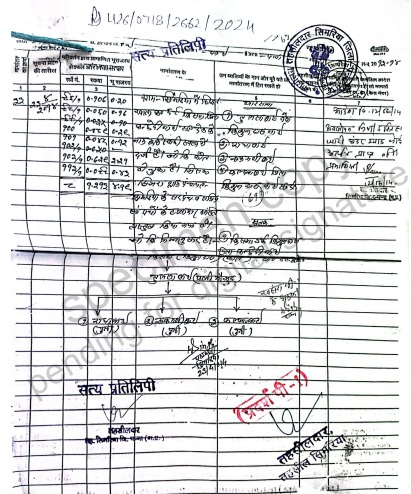
#> input picture handwrriten_images/WhatsApp Image 2026-09-07 at 8.00.18 PM (1).jpeg, 411 x 494 px
$ python -i handwriting_detector.py   (imports and definitions only)
#> lines starting #> are read from the running program, lines starting #| are printed output that depends on the picture; after the words box and inside, x2 and y2 are one past the last pixel; in counts of white or black regions, pixels touching at a corner belong together
"""
Handwriting & Document Classification Detector
==============================================
Conservatively analyzes document images to classify content into:
- 'printed': Clean, digital or uniform printed typography
- 'handwritten': Primarily cursive handwritten text
- 'mixed': Printed/ruled register forms with handwritten entries and annotations (first-class)
- 'unknown': Low quality, blurred, or inconclusive
"""

import cv2
import numpy as np
import logging
from PIL import Image
from typing import Union

logger = logging.getLogger("app.pipeline.handwriting_detector")


def classify_image_content(image_input: Union[str, Image.Image, np.ndarray]) -> tuple[str, dict]:
    """
    Analyzes visual features of an image to classify whether it is
    printed, handwritten, mixed, or unknown.

    Returns:
        tuple (classification, metrics_dict)
        classification is in {'printed', 'handwritten', 'mixed', 'unknown'}
    """
    try:
        # 1. Normalize input to grayscale numpy array
        if isinstance(image_input, str):
            cv_img = cv2.imread(image_input)
#> cv_img is the input picture: shape (494, 411, 3); mean B, G, R 218.1, 217.2, 216.6
            if cv_img is None:
                return "unknown", {"reason": "failed_to_read_image"}
            gray = cv2.cvtColor(cv_img, cv2.COLOR_BGR2GRAY)
        elif isinstance(image_input, Image.Image):
            rgb = np.array(image_input.convert("RGB"))
            gray = cv2.cvtColor(rgb, cv2.COLOR_RGB2GRAY)
        elif isinstance(image_input, np.ndarray):
            if len(image_input.shape) == 3:
                gray = cv2.cvtColor(image_input, cv2.COLOR_BGR2GRAY)
            else:
                gray = image_input
        else:
            return "unknown", {"reason": "invalid_input_type"}

        h, w = gray.shape[:2]
#> h = 494; w = 411
        if h < 50 or w < 50:
            return "unknown", {"reason": "image_too_small"}

        # Resize to standard height for consistent morphological analysis (height=1200)
        target_h = 1200
        scale = target_h / float(h)
#> scale = 2.43
        scaled_w = int(w * scale)
#> scaled_w = 998
        resized = cv2.resize(gray, (scaled_w, target_h), interpolation=cv2.INTER_AREA)
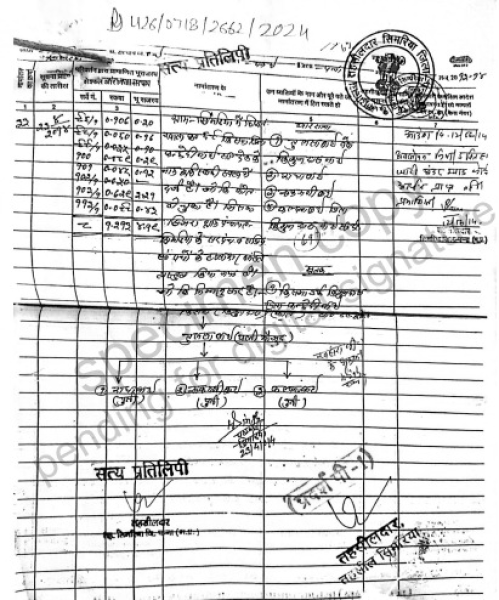
#> resized: shape (1200, 998) (shown at 1/2 size); min 0, max 255, mean 217.1

        # 2. Otsu thresholding
        _, binary = cv2.threshold(resized, 0, 255, cv2.THRESH_BINARY_INV + cv2.THRESH_OTSU)
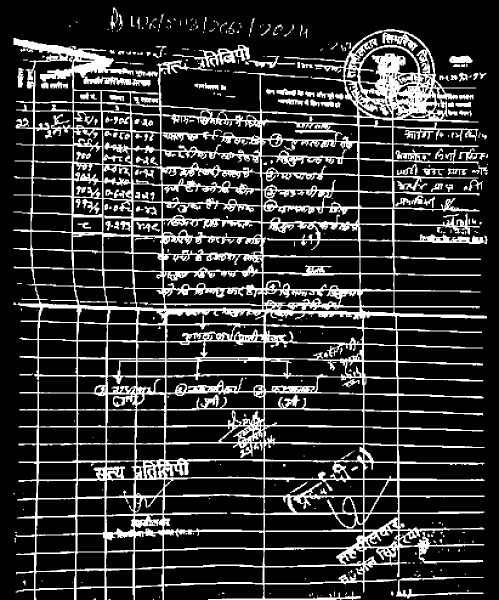
#> binary: shape (1200, 998) (shown at 1/2 size); 19.7% white; 359 white regions (177 under 20 px), largest, box (x1, y1, x2, y2) and area: (27, 58, 976, 1200) 211695, (342, 90, 500, 146) 2376, (792, 1151, 967, 1197) 1408

        # 3. Detect Table / Form Grid Lines (Horizontal & Vertical)
        # Horizontal lines
        h_kernel_len = max(20, scaled_w // 40)
#> h_kernel_len = 24
        h_kernel = cv2.getStructuringElement(cv2.MORPH_RECT, (h_kernel_len, 1))
        h_lines = cv2.morphologyEx(binary, cv2.MORPH_OPEN, h_kernel)
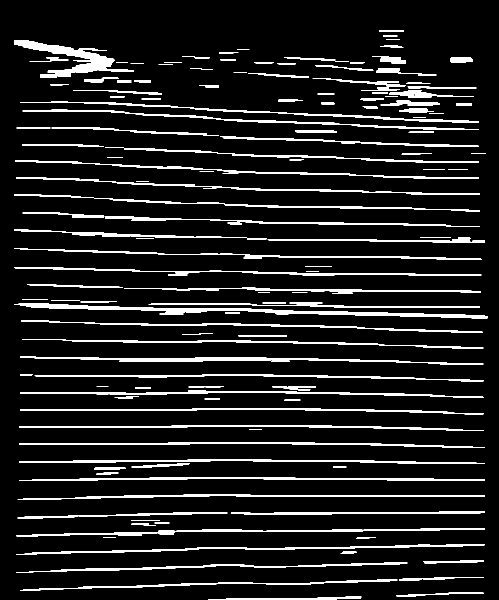
#> h_lines: shape (1200, 998) (shown at 1/2 size); 9.5% white; 160 white regions, largest, box (x1, y1, x2, y2) and area: (28, 607, 975, 637) 6305, (28, 80, 268, 156) 5153, (40, 712, 967, 729) 3882
        h_line_pixels = cv2.countNonZero(h_lines)
#> h_line_pixels = 114260

        # Vertical lines
        v_kernel_len = max(20, target_h // 40)
        v_kernel = cv2.getStructuringElement(cv2.MORPH_RECT, (1, v_kernel_len))
        v_lines = cv2.morphologyEx(binary, cv2.MORPH_OPEN, v_kernel)
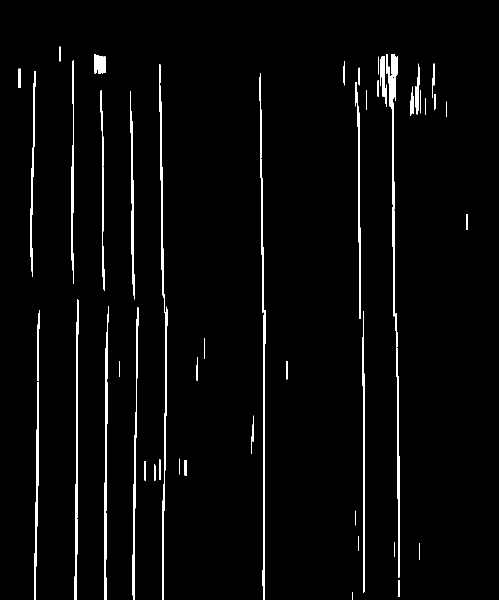
#> v_lines: shape (1200, 998) (shown at 1/2 size); 2.8% white; 57 white regions (1 under 20 px), largest, box (x1, y1, x2, y2) and area: (318, 128, 335, 1200) 3500, (777, 108, 796, 633) 2609, (209, 613, 218, 1200) 2304
        v_line_pixels = cv2.countNonZero(v_lines)
#> v_line_pixels = 33171

        total_pixels = float(target_h * scaled_w)
#> total_pixels = 1197600
        grid_line_ratio = (h_line_pixels + v_line_pixels) / total_pixels
#> grid_line_ratio = 0.123
        has_form_grid = grid_line_ratio > 0.008  # Presence of register table lines
#> has_form_grid = True

        # 4. Remove grid lines to isolate text strokes
        table_mask = cv2.bitwise_or(h_lines, v_lines)
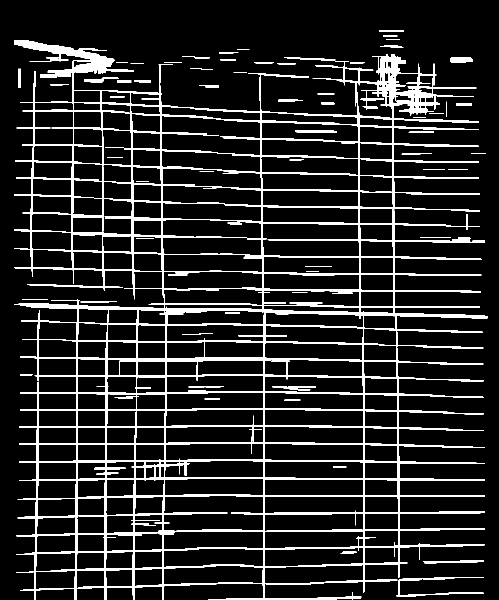
#> table_mask: shape (1200, 998) (shown at 1/2 size); 11.9% white; 81 white regions, largest, box (x1, y1, x2, y2) and area: (28, 80, 975, 1200) 132699, (793, 1154, 968, 1194) 1200, (846, 1120, 967, 1127) 489
        text_only = cv2.subtract(binary, table_mask)
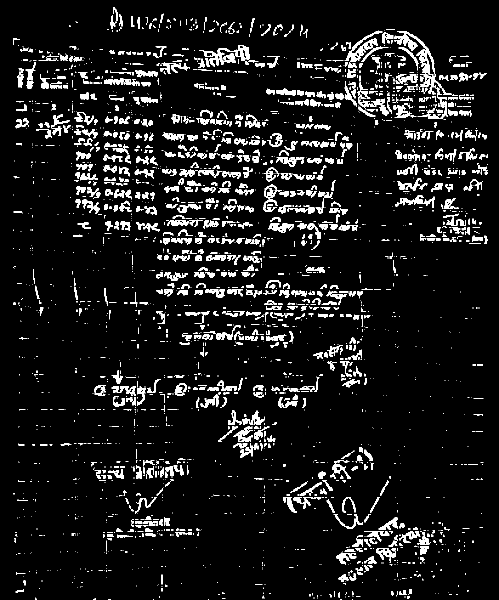
#> text_only: shape (1200, 998) (shown at 1/2 size); 8% white; 2785 white regions (1838 under 20 px)

        # 5. Connected Component & Contour Analysis on text strokes
        contours, _ = cv2.findContours(text_only, cv2.RETR_EXTERNAL, cv2.CHAIN_APPROX_SIMPLE)
#> contours = 2785 contours, 2093 with area under 20; largest, box (x1, y1, x2, y2) and area: (789, 63, 869, 149) 1402, (689, 61, 765, 136) 1079, (405, 97, 491, 134) 808, (537, 447, 588, 466) 461, (752, 1096, 789, 1125) 428

        valid_contours = []
        stroke_densities = []
        aspect_ratios = []

        for c in contours:
            area = cv2.contourArea(c)
            # Filter noise and large border artifacts
            if 15 < area < (scaled_w * target_h * 0.05):
                bx, by, bw, bh = cv2.boundingRect(c)
                if bh > 4 and bw > 4:
                    valid_contours.append(c)
                    aspect_ratios.append(float(bw) / float(bh))
                    hull = cv2.convexHull(c)
                    hull_area = cv2.contourArea(hull)
                    solidity = float(area) / hull_area if hull_area > 0 else 0
                    stroke_densities.append(solidity)
#> this loop made 2785 passes
#> (c, area, bx, by, bw, bh, hull, hull_area) on pass 48: ([[818, 1178], [818, 1187], [822, 1187], [822, 1178]], 36, 818, 1178, 5, 10, [[822, 1178], [822, 1187], [818, 1187], [818, 1178]], 36)
#> (area, bx, by, bw, bh, hull, hull_area, solidity) on passes 267, 326: (44.5, 214, 1069, 14, 5, [[225, 1069], [227, 1073], [214, 1073], [214, 1069]], 48, 0.927), (28, 255, 1059, 12, 5, [[266, 1059], [266, 1063], [255, 1063], [260, 1059]], 34, 0.824)
#> after the loop, aspect_ratios = 724 values, max 4.6 at index 680, min 0.208 at index 718, mean 1.45; stroke_densities = 724 values, max 1 at index 3, min 0.194 at index 56, mean 0.617; valid_contours = 724 contours, 51 with area under 20; largest, box (x1, y1, x2, y2) and area: (789, 63, 869, 149) 1402, (689, 61, 765, 136) 1079, (405, 97, 491, 134) 808, (537, 447, 588, 466) 461, (752, 1096, 789, 1125) 428

        num_components = len(valid_contours)
#> num_components = 724
        if num_components < 10:
            return "unknown", {"reason": "insufficient_text_components", "components": num_components}

        # Measure variance in aspect ratio and stroke density
        # Handwritten cursive Devanagari exhibits significantly higher variance in component dimensions
        ar_std = float(np.std(aspect_ratios)) if aspect_ratios else 0.0
#> ar_std = 0.829
        solidity_mean = float(np.mean(stroke_densities)) if stroke_densities else 0.0
#> solidity_mean = 0.617
        solidity_std = float(np.std(stroke_densities)) if stroke_densities else 0.0
#> solidity_std = 0.179

        metrics = {
            "components": num_components,
            "grid_line_ratio": round(grid_line_ratio, 4),
            "has_form_grid": has_form_grid,
            "aspect_ratio_std": round(ar_std, 3),
            "solidity_mean": round(solidity_mean, 3),
            "solidity_std": round(solidity_std, 3),
        }
#> metrics = {'components': 724, 'grid_line_ratio': 0.123, 'has_form_grid': True, 'aspect_ratio_std': 0.829, 'solidity_mean': 0.617, 'solidity_std': 0.179}

        # 6. Classification Decision (Conservative & favoring mixed for land registers)
        # High irregularity + table grid = mixed (e.g. government register with handwritten entries)
        if has_form_grid and (ar_std > 0.85 or solidity_std > 0.14):
            classification = "mixed"
        elif not has_form_grid and (ar_std > 0.95 or solidity_std > 0.16):
            classification = "handwritten"
        elif ar_std < 0.65 and solidity_std < 0.11:
            classification = "printed"
        else:
            # Conservative rule: if table grid is detected, classify as mixed; otherwise printed
            classification = "mixed" if has_form_grid else "printed"

        logger.info(f"Document classified as '{classification}' (metrics: {metrics})")
        return classification, metrics

    except Exception as exc:
        logger.warning(f"Error during handwriting detection: {exc}. Defaulting to 'unknown'.")
        return "unknown", {"error": str(exc)}

>>> result = classify_image_content('../../../handwrriten_images/WhatsApp Image 2026-09-07 at 8.00.18 PM (1).jpeg')

$ run again, on handwrriten_images/WhatsApp Image 2026-09-07 at 8.03.59 PM.jpeg
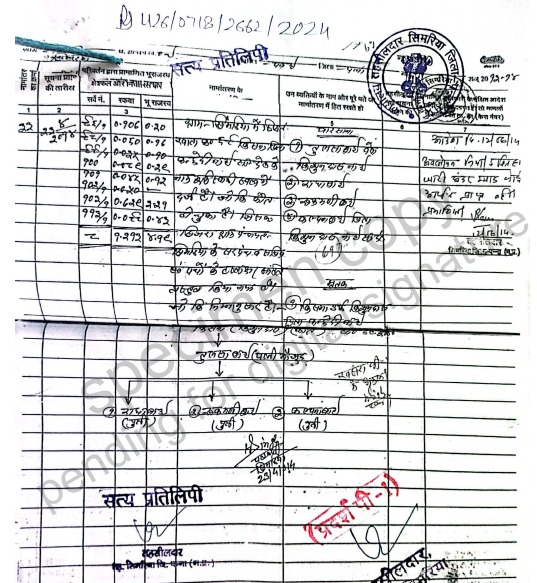
#> input picture handwrriten_images/WhatsApp Image 2026-09-07 at 8.03.59 PM.jpeg, 537 x 583 px
#> in classify_image_content, cv_img is the input picture: shape (583, 537, 3); mean B, G, R 217.5, 216.6, 216
#> in classify_image_content, `_, binary = cv2.threshold(resized, 0, 255, cv2.THRESH_BINARY_INV + cv2..`:
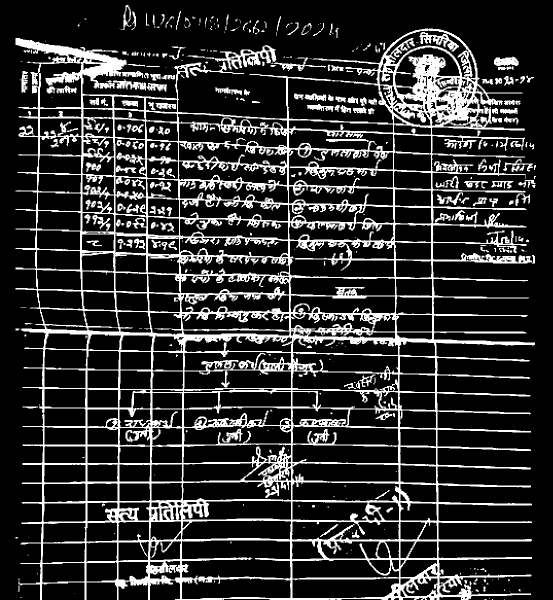
#> binary: shape (1200, 1105) (shown at 1/2 size); 18.8% white; 431 white regions (188 under 20 px), largest, box (x1, y1, x2, y2) and area: (31, 57, 1070, 1200) 217066, (411, 90, 553, 140) 2107, (226, 159, 293, 181) 710
#> h_lines: shape (1200, 1105); 8.4% white; 135 white regions, largest, box (x1, y1, x2, y2) and area: (41, 658, 1070, 690) 6643, (31, 80, 253, 150) 4829, (43, 1076, 1064, 1087) 3905
#> h_line_pixels = 110920
#> v_lines: shape (1200, 1105); 2.5% white; 64 white regions (1 under 20 px), largest, box (x1, y1, x2, y2) and area: (854, 110, 871, 687) 2634, (169, 678, 177, 1200) 1971, (296, 666, 307, 1200) 1952
#> v_line_pixels = 33463
#> grid_line_ratio = 0.109
#> has_form_grid = True
#> table_mask: shape (1200, 1105); 10.6% white; 63 white regions, largest, box (x1, y1, x2, y2) and area: (31, 80, 1070, 1200) 133142, (70, 648, 266, 657) 433, (988, 121, 1037, 130) 364
#> in classify_image_content, `text_only = cv2.subtract(binary, table_mask)`:
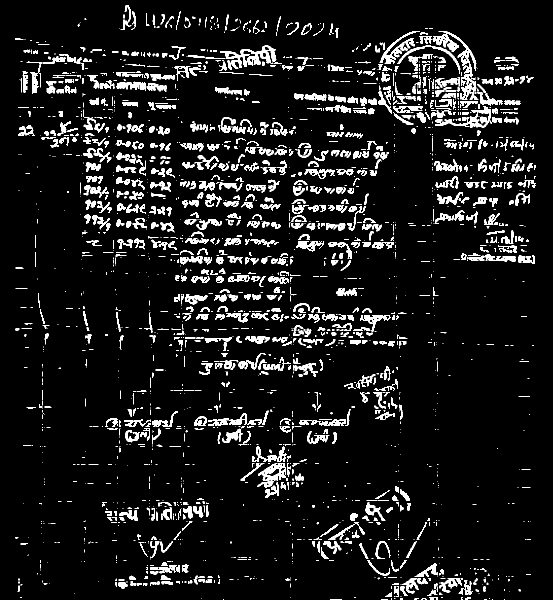
#> text_only: shape (1200, 1105) (shown at 1/2 size); 8.2% white; 2536 white regions (1499 under 20 px)
#> contours = 2536 contours, 1747 with area under 20; largest, box (x1, y1, x2, y2) and area: (865, 62, 953, 155) 1562, (516, 927, 572, 961) 1091, (759, 62, 840, 128) 913, (416, 826, 524, 852) 844, (440, 103, 521, 134) 752
#> the loop in classify_image_content, `for c in contours:` made 2536 passes
#> (area, bx, by, bw, bh, hull, hull_area, solidity) on passes 59, 149: (27.5, 300, 1165, 13, 7, [[312, 1165], [312, 1168], [300, 1171], [300, 1165]], 54, 0.509), (112.5, 300, 1134, 30, 6, [[329, 1134], [328, 1139], [300, 1139], [300, 1134]], 142.5, 0.789)
#> after the loop in classify_image_content, `for c in contours:`: aspect_ratios = 765 values, max 7 at index 715, min 0.207 at index 119, mean 1.39; stroke_densities = 765 values, max 1 at index 69, min 0.17 at index 215, mean 0.611; valid_contours = 765 contours, 29 with area under 20; largest, box (x1, y1, x2, y2) and area: (865, 62, 953, 155) 1562, (516, 927, 572, 961) 1091, (759, 62, 840, 128) 913, (416, 826, 524, 852) 844, (440, 103, 521, 134) 752
#> num_components = 765
#> ar_std = 0.846
#> solidity_mean = 0.611
#> solidity_std = 0.172
#> metrics = {'components': 765, 'grid_line_ratio': 0.109, 'has_form_grid': True, 'aspect_ratio_std': 0.846, 'solidity_mean': 0.611, 'solidity_std': 0.172}
